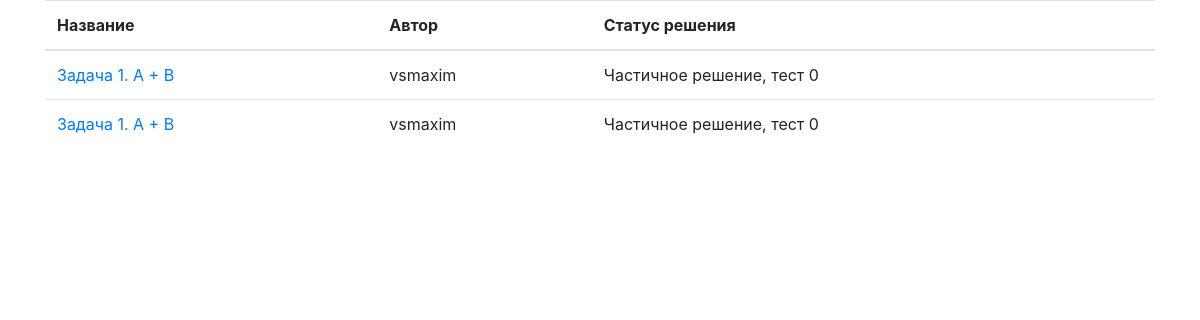
The page /solutionslist/ on the database as committed earlier.
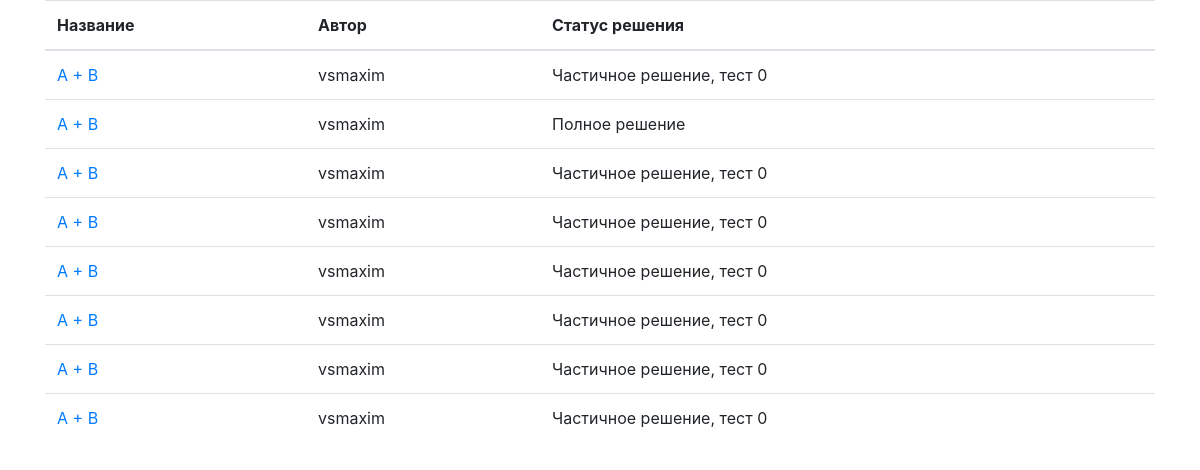
The same page on the database as committed later.
### codeload/models.py (models this page shows)
class Solutions(models.Model):
    task = models.ForeignKey(Task, on_delete=models.CASCADE)
    created_by = models.ForeignKey(User, on_delete=models.CASCADE)
    source = models.FileField(upload_to='uploads/', null=True)
    tests_passed = models.IntegerField(default = 0)
    running = models.BooleanField(default = False)

class Task(models.Model):
    task_name = models.CharField(max_length=255)
    task_text = models.TextField()
    test_file = models.FileField(upload_to='solution_tests/', null=True)

### codeload/views.py (the view)
# urls.py: path('solutionslist/', views.AllSolutionsListView.as_view(), name='all_solutions'),
class AllSolutionsListView(TaskSolutionsListView):
    def get_queryset(self):
        return self.model.objects.all()[::-1]

### codeload/templates/codeload/solutions.html (shortened to what this page needs)
{% extends 'codeload/base.html' %}
{% block content %}
<table class="table">
    <thead>
        <tr>
            <th>Название</th>
            <th>Автор</th>
            <th>Статус решения</th>
        </tr>
    </thead>
    <tbody>
        {% for solution in solutions %}
            <tr>
                <td>
                    <a href="/task/{{ solution.task_id }}">
                            {{ solution.task.task_name }}
                    </a>
                </td>
                <td>
                    {{ solution.created_by }}
                </td>
                <td>
                    {% if solution.running %}
                        Тестируется
                    {% else %}
                        {% if solution.tests_passed >= 0 %}
                            Частичное решение, тест {{ solution.tests_passed }}
                        {% else %}
                            Полное решение
                        {% endif %}
                    {% endif %}
                </td>
            </tr>
        {% endfor %}
    </tbody>
</table>
{% endblock %}

### codeload/templates/codeload/base.html (shortened to what this page needs)
{% load static %}
<!DOCTYPE html>
<html lang="en">
<head>
    <link rel="stylesheet" href="https://maxcdn.bootstrapcdn.com/bootstrap/4.0.0/css/bootstrap.min.css"
>
</head>
<body>
    <section class="main">
        <div class="container">
            {% block content %}{% endblock %}
        </div>
    </section>
</body>
</html>

Rows that differ between the two databases and show on the page:
added Solutions: task.task_name "A + B", created_by "vsmaxim", tests_passed "0"
added Solutions: task.task_name "A + B", created_by "vsmaxim", running "Полное решение"
added Solutions: task.task_name "A + B", created_by "vsmaxim", tests_passed "0"
added Solutions: task.task_name "A + B", created_by "vsmaxim", tests_passed "0"
added Solutions: task.task_name "A + B", created_by "vsmaxim", tests_passed "0"
added Solutions: task.task_name "A + B", created_by "vsmaxim", tests_passed "0"
changed through a linked row, Solutions (number 7 of 8 on the later page): task.task_name "Задача 1. A + B" → "A + B"
changed through a linked row, Solutions (number 8 of 8 on the later page): task.task_name "Задача 1. A + B" → "A + B"
